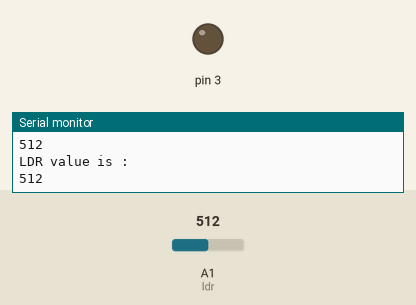
This sketch was run on a simulated Arduino Uno, built with avr-gcc and run on an emulated ATmega328P. Shown: output pins drawn as LEDs (lit = HIGH), the last lines printed to the serial monitor. Inputs (shaded band) come from the test bench; at power-on: A1 (ldr) = 512.

Above: at 1.2 s.
1.3 s: A1 (ldr) set to 311
2.8 s: A1 (ldr) set to 284
At 3.2 s:
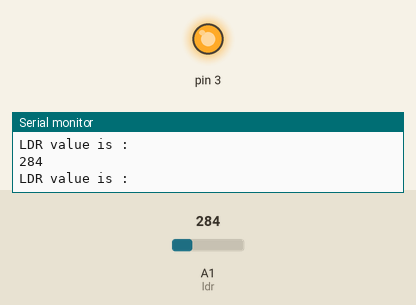
4.3 s: A1 (ldr) set to 306
At 5.0 s:
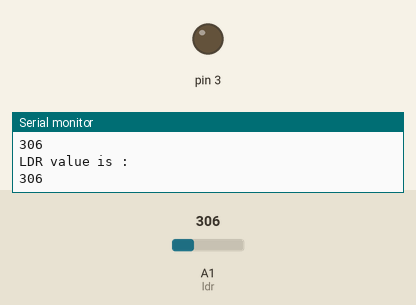
7.3 s: A1 (ldr) set to 290
At 7.8 s:
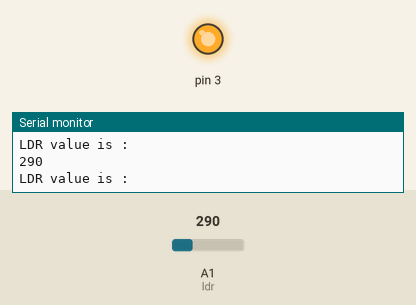
Timing chart, 0 to 10.3 s (numbered marks = the images above; inputs shaded):
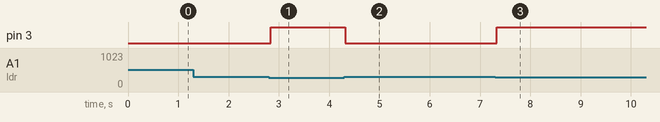

The sketch:

tested_LDRR_led_corr.ino
```cpp
int ldr=A1;//Set A0(Analog Input) for LDR.
int value=0;
void setup() {
Serial.begin(9600);
pinMode(3,OUTPUT);
}

void loop() {
value=analogRead(ldr);//Reads the Value of LDR(light).
Serial.println("LDR value is :");//Prints the value of LDR to Serial Monitor.
Serial.println(value);
if(value<300)
  {
    digitalWrite(3,HIGH);//Makes the LED glow in Dark.
  }
  else
  {
    digitalWrite(3,LOW);//Turns the LED OFF in Light.
  }
}
```

Measured:
- the behaviour switches between 300 and 299 on A1 (ldr) (found by bisection; images 0 and 1)
- after the input at 2.8 s, pin 3: LOW → HIGH at once
- after the input at 4.3 s, pin 3: HIGH → LOW at once
- after the input at 7.3 s, pin 3: LOW → HIGH at once
